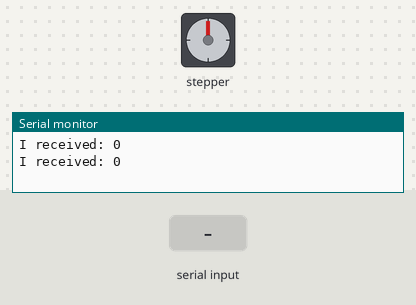
A sketch run on a simulated Arduino Uno, built with avr-gcc and run on an emulated ATmega328P. Shown: stepper motor, the last lines printed to the serial monitor. Inputs (shaded band) come from the test bench. Stepper angles assume 200 steps per turn.

Above: at 1.2 s.
1.3 s: "5\n" received over Serial
At 3.5 s:
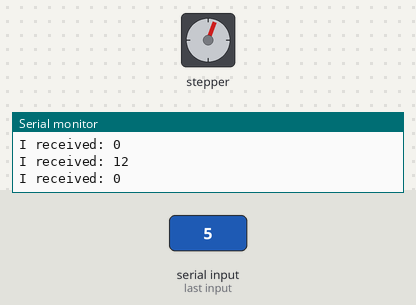
3.8 s: "90,45\n" received over Serial
At 5.11 s:
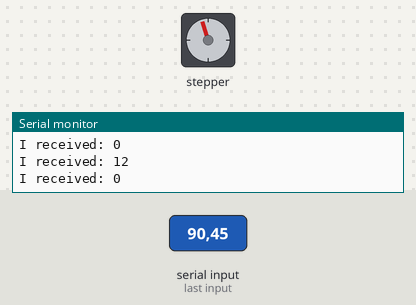
At 5.72 s:
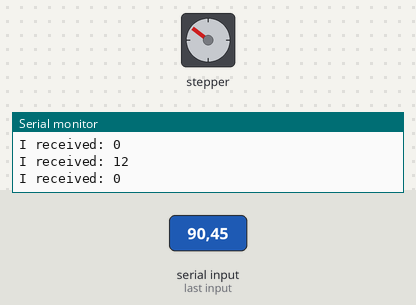
Timing chart, 0 to 15.8 s (numbered marks = the images above; inputs shaded):
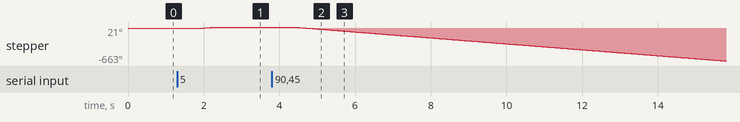

The sketch:

step_funcional.ino
```cpp
#include <Stepper.h>
#define Steps 200
Stepper motor(Steps, 8, 9, 10, 11);
void setup() {
  Serial.begin(9600);     // opens serial port, sets data rate to 9600 bps
  motor.setSpeed(10);
}
void loop() {
byte x=0; long y=0;  int z=1;
         // send data only when you receive data:
while(Serial.available() > 0) {
                 // read the incoming byte:
  x = Serial.read();
    if(x!=45){
      y=(y*10)+z*(x-48);

    }
    else{
      z=-1;

     }
}        // say what you got:
 motor.step(y);
 Serial.print("I received: ");
 Serial.println(y, DEC);
 delay(1000);
}
```

Measured:
- after the input at 1.3 s, stepper: turns 21° clockwise in 0.33 s, starting after 0.70 s
- after the input at 3.8 s, stepper: keeps turning counter-clockwise at about 60°/s, starting after 0.56 s
